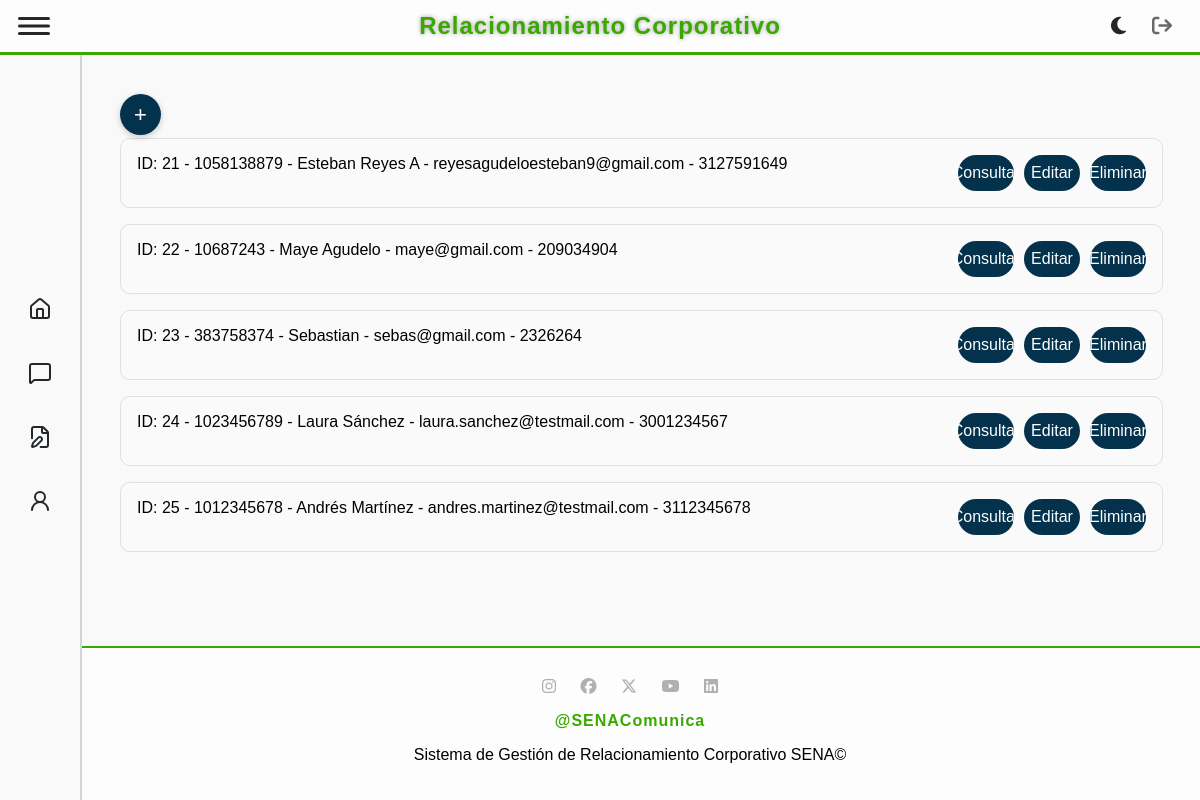
Before: /cliente/view (signed in) with the older database file.
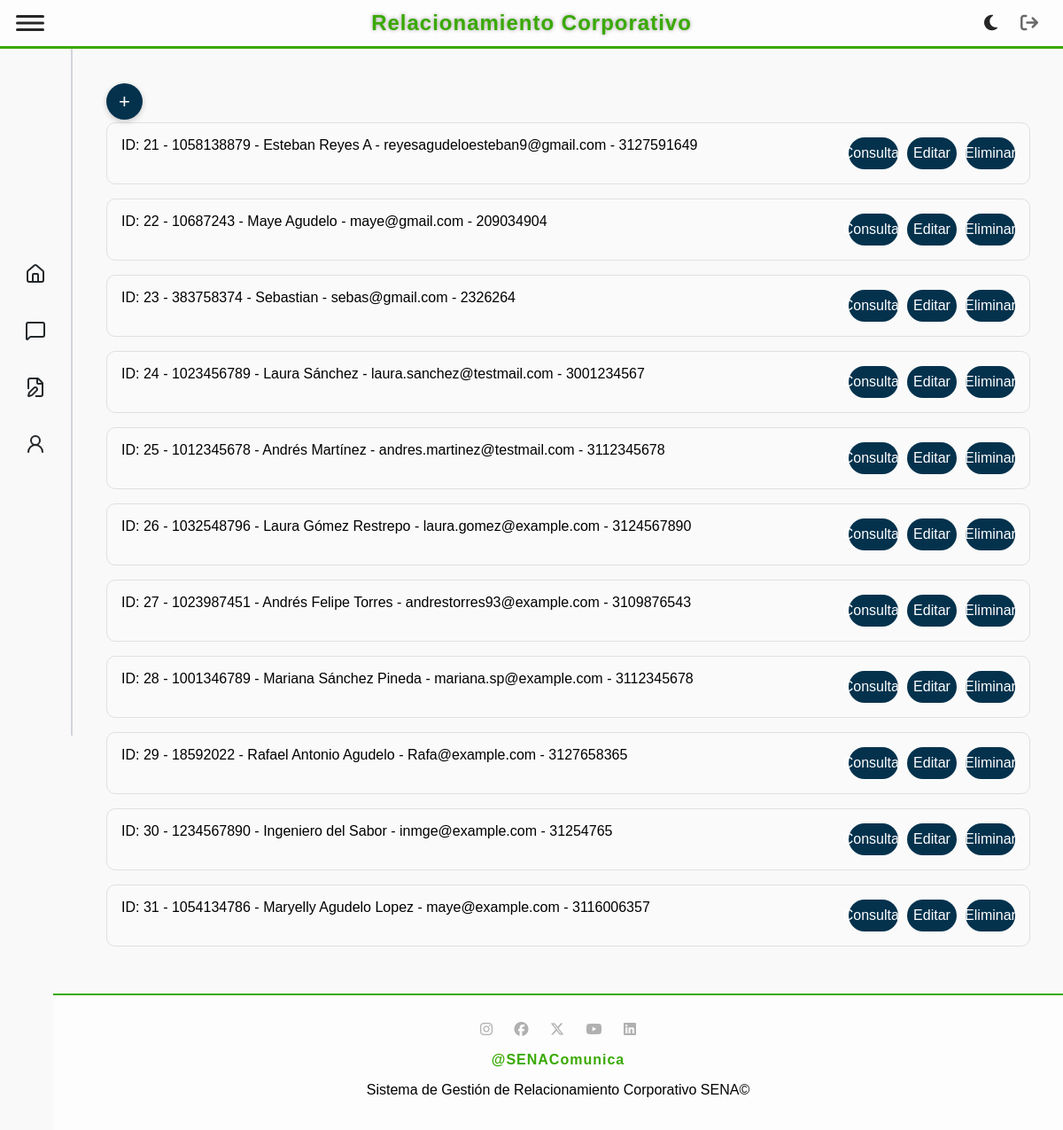
After: the same page with the newer database file.
### tables this page shows
CREATE TABLE `cliente` (
  `idCliente` int(11) NOT NULL,
  `DocumentoCliente` varchar(20) NOT NULL,
  `NombreCliente` varchar(100) NOT NULL,
  `CorreoCliente` varchar(100) NOT NULL,
  `TelefonoCliente` varchar(10) NOT NULL
);

### app/controllers/baseController.php (called while the page is built, shortened)
<?php
class BaseController {
    public $layout = "default";
    public function render(string $view, array $arrayData = null) {
        $layout = MAIN_APP_ROUTE . "../views/layouts/{$this->layout}.php";
        include_once $layout;
    }
}

### app/controllers/clienteController.php (called while the page is built, shortened)
<?php
require_once "baseController.php";
require_once MAIN_APP_ROUTE."../models/ClienteModel.php";
class ClienteController extends BaseController{
    public function view(){
        $clienteObj = new ClienteModel();
        $clientes = $clienteObj->getAll();
        $data = [
            "clientes" => $clientes,
            "titulo" => "Lista de clientes"
        ];
        $this->render('cliente/view.php', $data);
    }
}

### app/models/BaseModel.php (called while the page is built, shortened)
<?php
abstract class BaseModel {
    protected $dbConnection;
    protected $table;
    public function __construct() {
        try {
            $options = [
                PDO::ATTR_ERRMODE => PDO::ERRMODE_EXCEPTION,
                PDO::ATTR_DEFAULT_FETCH_MODE => PDO::FETCH_OBJ
            ];
            $dsn = DRIVER.':host='.HOST.';dbname='.DATABASE;
            $this->dbConnection = new PDO($dsn, USERNAME_DB, PASSWORD_DB, $options);
        } catch (PDOException $ex) {
            echo 'Error en la conexión: '.$ex->getMessage();
            exit;
        }
    }
    public function getAll(): array {
        try {
            $sql = 'SELECT * FROM '.$this->table;
            $statement = $this->dbConnection->query($sql);
            return $statement->fetchAll();
        } catch (PDOException $ex) {
            echo 'Error al obtener registros: '.$ex->getMessage();
            return [];
        }
    }
}

### app/models/ClienteModel.php (called while the page is built, shortened)
<?php
require_once MAIN_APP_ROUTE."../models/BaseModel.php";
class ClienteModel extends BaseModel{
    public function __construct(
        ?int $idCliente = null,
        ?string $DocumentoCliente = null,
        ?string $NombreCliente = null,
        ?string $CorreoCliente = null,
        ?string $TelefonoCliente = null
    )
    {
        $this->table = "cliente";
    }
}

### app/views/cliente/view.php (the view)
<div class="data-container">
    <a class="btn-add" href="/cliente/new">+</a>
    <?php
    if (empty($clientes)) {
        echo "<br>No se encuentran clientes en la base de datos";
    } else {
        foreach ($clientes as $key => $value) {
            echo "<div class='record'>
                <span>ID: $value->idCliente - $value->DocumentoCliente - $value->NombreCliente - $value->CorreoCliente - $value->TelefonoCliente</span>
                <div class='buttons'>
                    <a href='/cliente/view/".$value->idCliente."'>Consultar</a>
                    <a href='/cliente/edit/".$value->idCliente."'>Editar</a>
                    <a href='/cliente/delete/".$value->idCliente."'>Eliminar</a>
                </div>
            </div>";
        }
    }
    ?>
</div>

### public/index.php (shortened to what this page needs)
<?php
require_once '../app/controllers/clienteController.php';
$url = $_SERVER['REQUEST_URI'];
$routes = include_once "../app/config/routes.php";
$matchedRoute = null;
foreach($routes as $route => $routeConfig){
    if (preg_match("#^$route$#", $url, $matches)) {
        $matchedRoute = $routeConfig;
        break;
    }
}
if ($matchedRoute) {
    $controllerName = $matchedRoute["controller"];
    $actionName = $matchedRoute["action"];
    if (class_exists($controllerName) && method_exists($controllerName, $actionName)) {
        $parameters = isset($matches) && is_array($matches) ? array_slice($matches, 1) : [];
        $controller = new $controllerName();
        $controller->$actionName(...$parameters);
        exit;
    }
}

### app/views/layouts/admin_layout.php (shortened to what this page needs)
<!DOCTYPE html>
<html lang="en">
<head>
    <link rel="stylesheet" href="/css/styles.css">
    <link rel="stylesheet" href="/css/styles_admin_layout.css">
    <link rel="stylesheet" href="https://cdnjs.cloudflare.com/ajax/libs/font-awesome/6.5.0/css/all.min.css">
</head>
<body>
    <header class="header">
        <div class="header-left">
            <button class="hamburger" title="Menú">
                <svg width="32" height="32" viewBox="0 0 32 32" fill="none">
                    <rect y="7" width="32" height="3" rx="1.5" class="hamburger-bar" />
                    <rect y="14.5" width="32" height="3" rx="1.5" class="hamburger-bar" />
                    <rect y="22" width="32" height="3" rx="1.5" class="hamburger-bar" />
                </svg>
            </button>
        </div>
        <div class="titleSisrel">Relacionamiento Corporativo</div>
        <div class="header-actions">
            <button id="toggle-dark-mode" title="Modo oscuro" class="header-action-btn">
                <i id="dark-mode-icon" class="fa-solid fa-moon" style="color:#262626;"></i>
            </button>
            <button id="logout-btn" title="Cerrar sesión" class="header-action-btn">
                <i class="fa-solid fa-arrow-right-from-bracket" style="color: #696969;"></i>
            </button>
        </div>
    </header>
    <div id="sidebar" class="sidebar">
        <a href="<?php
                    switch ($_SESSION['rol']) {
                        case 1:
                            echo '/usuario/indexAdministrador';
                            break;
                    }
                    ?>" class="sidebar-item <?php if ($titulo == "Home" || $titulo == "Home Admin") {
                                                echo "selected";
                                            } ?>">
            <i data-lucide="home"></i>
        </a>
        <a href="<?php
                    switch ($_SESSION['rol']) {
                        case 1:
                            echo '/solicitud/view';
                            break;
                    }
                    ?>" class="sidebar-item <?php if ($titulo == "solicitudes" || $titulo == "Solicitudes Estadisticas") {
                                                echo "selected";
                                            } ?>">
            <i data-lucide="message-square"></i>
        </a>
        <a href="/solicitud/new" class="sidebar-item <?php if ($titulo == "Nueva solicitud") {
                                                        echo "selected";
                                                    } ?>">
            <i data-lucide="file-edit"></i>
        </a>
        <a href="/usuario/perfil" class="sidebar-item <?php if ($titulo == "Perfil Usuario") {
                                                            echo "selected";
                                                        } ?>">
            <i data-lucide="user-round"></i>
        </a>
    </div>
    <main>
        <section class="Container">
            <div class="content">
                <?php include_once $content; ?>
            </div>
        </section>
    </main>
    <footer class="site-footer">
        <div style="margin-top: 10px;">
            <i class="fab fa-instagram" style="color: #B0B0B0; margin: 0 10px;"></i>
            <i class="fab fa-facebook" style="color: #B0B0B0; margin: 0 10px;"></i>
            <i class="fab fa-x-twitter" style="color: #B0B0B0; margin: 0 10px;"></i>
            <i class="fab fa-youtube" style="color: #B0B0B0; margin: 0 10px;"></i>
            <i class="fab fa-linkedin" style="color: #B0B0B0; margin: 0 10px;"></i>
        </div>
        <p style="color:#39a900; font-weight: bold; letter-spacing: 1px;">@SENAComunica</p>
        <p>Sistema de Gestión de Relacionamiento Corporativo SENA©</p>
    </footer>
</body>
</html>

### public/css/styles_admin_layout.css (style rules this page uses)
html, body { height: 100vh; min-height: 100vh; }
body { display: flex; flex-direction: column; min-height: 100vh; margin: 0; font-family: sans-serif; background-color: #f9f9f9; transition: margin-left 0.3s ease; }
.header { display: flex; align-items: center; justify-content: space-between; padding: 10px 5px; position: fixed; top: 0; left: 0; right: 0; background: #fdfdfd; z-index: 2000; border-bottom: 3px solid #39a900; }
.header-left { display: flex; align-items: center; gap: 12px; }
.titleSisrel { flex: 1; text-align: center; font-size: 1.5rem; font-weight: bold; color: #39a900; letter-spacing: 1px; margin: 0 auto; position: absolute; left: 0; right: 0; top: 50%; transform: translateY(-50%); pointer-events: none; text-shadow: 0px 0px 4px rgba(34, 34, 34, 0.422); }
header button { border: none; background: none; }
.sidebar { position: fixed; top: 0; left: 0; height: 100vh; width: 50px; background-color: #f9f9f9; border-right: 2px solid #d1d5db; display: flex; flex-direction: column; justify-content: center; align-items: center; transition: width 0.5s ease; z-index: 1000; }
.sidebar-item { display: flex; align-items: center; justify-content: center; width: 100%; padding: 10px 0; margin-bottom: 20px; box-sizing: border-box; text-decoration: none; background: none; border: none; cursor: pointer; transition: background 0.2s; border-radius: 6px; overflow: hidden; }
.sidebar-item i, .sidebar-item [data-lucide] { font-size: 1.7rem; color: #23272a; min-width: 32px; text-align: center; transition: color 0.2s; }
main { flex: 1 0 auto; transition: margin-left 0.5s ease; display: flex; align-items: flex-start; justify-content: center; }
main .Container { margin-top: 69px; width: 100%; border-radius: 2px; position: relative; margin-left: 65px; margin-right: 5px; margin-bottom: 5px; padding: 2rem; }
.site-footer { flex-shrink: 0; background-color: #fdfdfd; border-top: 2px solid #39a900; color: rgb(0, 0, 0); text-align: center; padding: 20px 10px; margin-left: 60px; transition: margin-left 0.5s, width 0.5s; align-items: center; justify-content: center; position: relative; bottom: 0; left: 0; }
.btn-add { background-color: #04324D; color: white; text-decoration: none; font-size: 22px; padding: 8px 14px; border-radius: 50%; box-shadow: 0 2px 6px rgba(0,0,0,0.2); transition: background-color 0.3s ease; }
.record { border: 1px solid #e0e0e0; border-radius: 10px; padding: 16px; margin-bottom: 16px; background-color: #fafafa; display: flex; flex-wrap: wrap; gap: 20px; transition: box-shadow 0.2s ease; justify-content: space-between; margin-top: 10px; }
.buttons { display: flex; gap: 10px; }
.buttons a { background-color: #04324D; color: white; text-decoration: none; padding: 0 10px; border-radius: 20px; font-size: 16px; display: flex; align-items: center; justify-content: center; transition: background-color 0.3s ease; width: 36px; height: 36px; }
.header-actions { display: flex; align-items: center; justify-content: center; gap: 10px; margin-right: 10px; }
.header-action-btn { color: #262626; font-size: 20px; background: none; border: none; display: flex; align-items: center; justify-content: center; cursor: pointer; transition: transform 0.3s; padding: 0 8px; text-decoration: none; }
.hamburger { background: none; border: none; padding: 0 8px; display: flex; align-items: center; cursor: pointer; }
@media (max-width: 1200px) { .header { padding: 10px; } }
@media (max-width: 1200px) { .sidebar { width: 70px; padding: 15px 5px; } }
@media (max-width: 1200px) { main .Container { margin-top: 70px; margin-left: 88px; } }

Changed rows visible on the page:
added cliente: idCliente "26", DocumentoCliente "1032548796", NombreCliente "Laura Gómez Restrepo", CorreoCliente "laura.gomez@example.com", TelefonoCliente "3124567890"
added cliente: idCliente "27", DocumentoCliente "1023987451", NombreCliente "Andrés Felipe Torres", CorreoCliente "andrestorres93@example.com", TelefonoCliente "3109876543"
added cliente: idCliente "28", DocumentoCliente "1001346789", NombreCliente "Mariana Sánchez Pineda", CorreoCliente "mariana.sp@example.com", TelefonoCliente "3112345678"
added cliente: idCliente "29", DocumentoCliente "18592022", NombreCliente "Rafael Antonio Agudelo", CorreoCliente "Rafa@example.com", TelefonoCliente "3127658365"
added cliente: idCliente "30", DocumentoCliente "1234567890", NombreCliente "Ingeniero del Sabor", CorreoCliente "inmge@example.com", TelefonoCliente "31254765"
added cliente: idCliente "31", DocumentoCliente "1054134786", NombreCliente "Maryelly Agudelo Lopez", CorreoCliente "maye@example.com", TelefonoCliente "3116006357"
